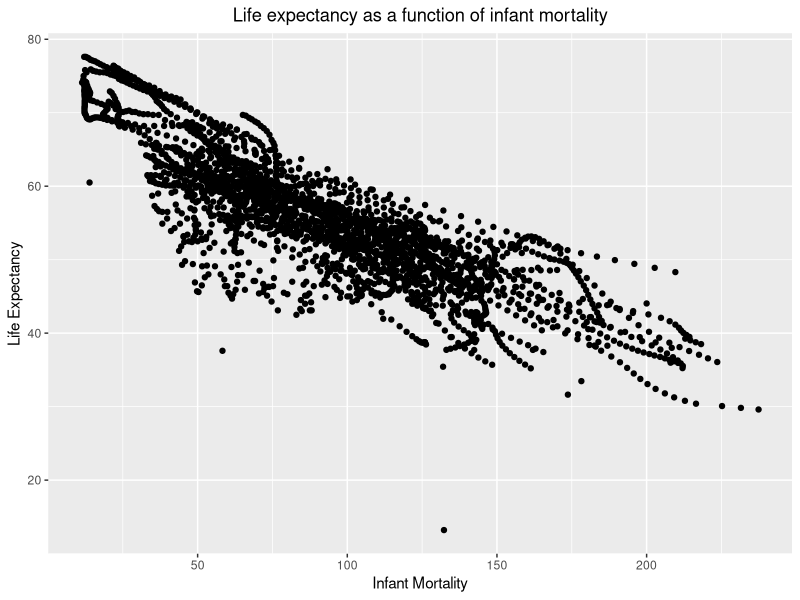
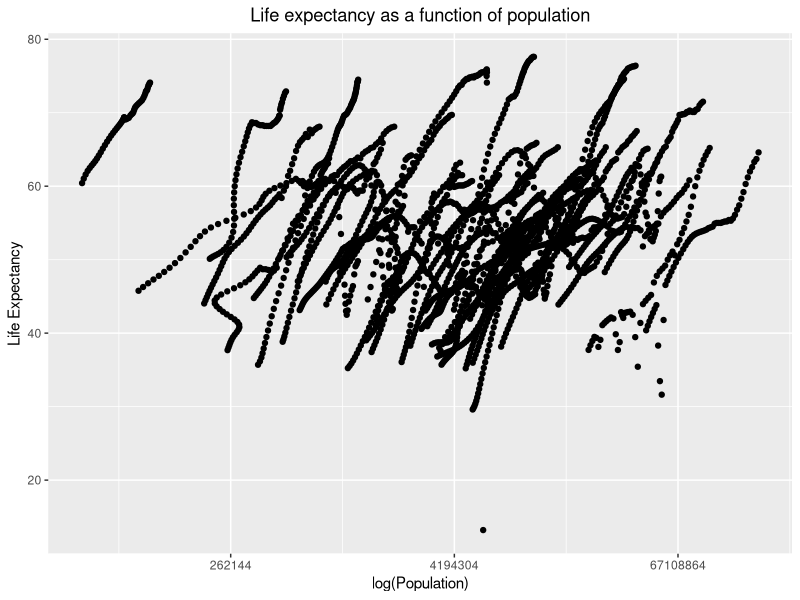
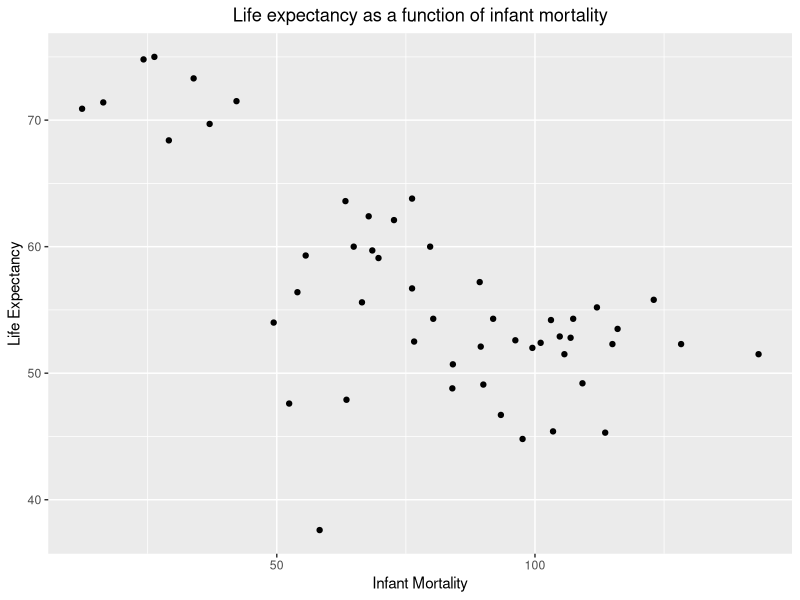
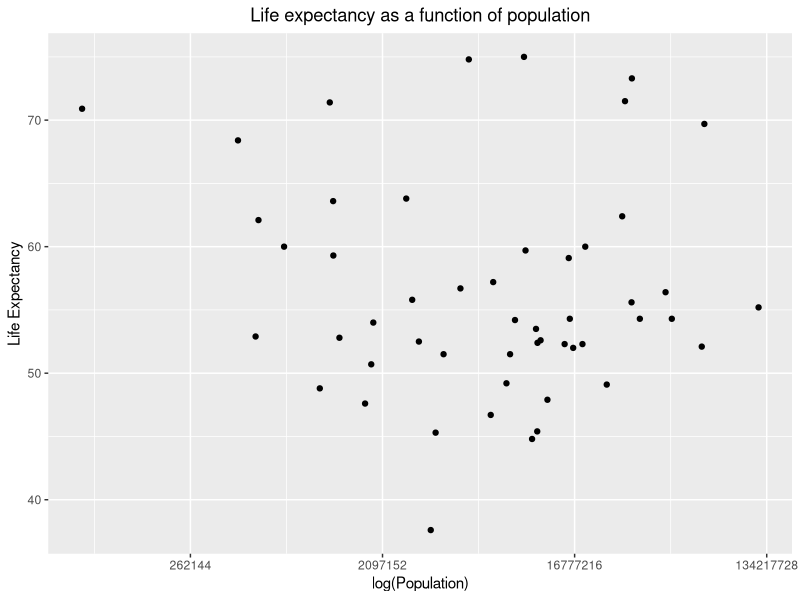
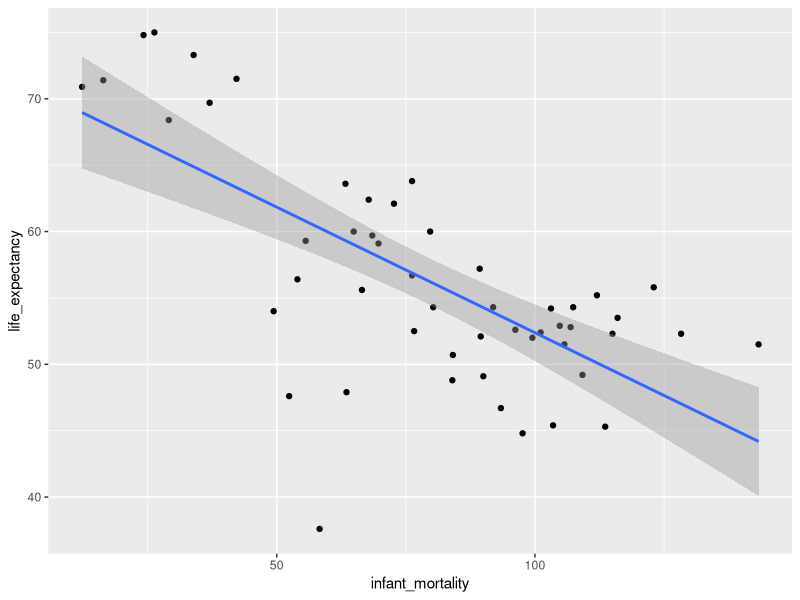
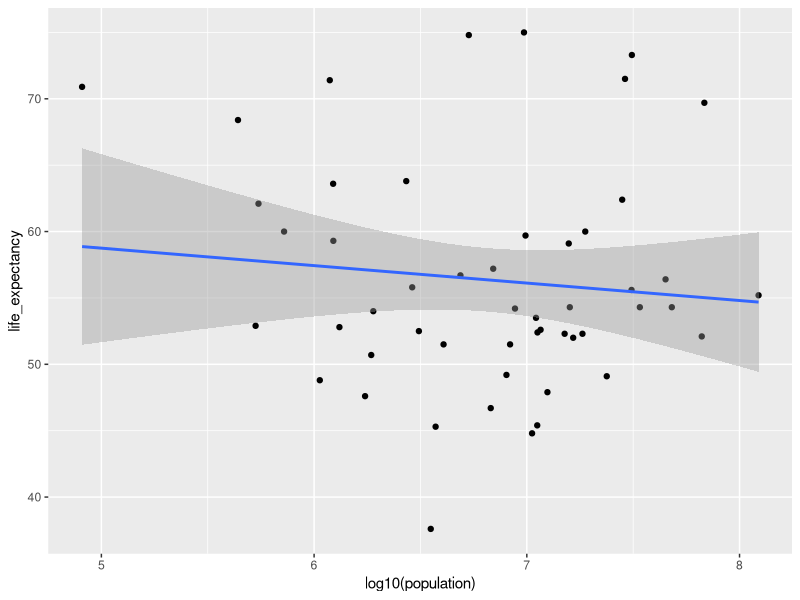

Recreate these plots in R, in order.
## ---- chunk 1
knitr::opts_chunk$set(echo = TRUE)

#to use the gapminder data
library("dslabs") 

#to select certain columns of data
library("dplyr") 

#to plot data
library(ggplot2)

#to create dataframes of linear model outputs
library(broom)

#to center all plot titles
theme_update(plot.title = element_text(hjust = 0.5))
## ---- chunk 2
#look at help file for gapminder data
utils::help(gapminder)

#overview of data structure
utils::str(gapminder)

#summary of data
summary(gapminder)

#determine object type of gapminder data
class(gapminder)
## ---- chunk 3
# Goal: create new object that selects only African countries
africadata <- gapminder[gapminder$continent == "Africa", ]

#overview of Africa data structure
utils::str(africadata)

#summary of Africa data
summary(africadata)

### new subset of Africa data that only includes infant mortality and life expectancy
africa_im_le <- africadata %>%
  select(infant_mortality, life_expectancy)

#overview of infant mortality and life expectancy data
utils::str(africa_im_le)

#summary of infant mortality and life expectancy data
summary(africa_im_le)

### new subset of Africa data that only includes population and life expectancy
africa_pop_le <- africadata %>%
  dplyr::select(population, life_expectancy)

#overview of population and life expectancy data
utils::str(africa_pop_le)

#summary of population and life expectancy data
summary(africa_pop_le)
## ---- chunk 4
#plot life expectancy as a function of infant mortality 
ggplot2::ggplot(data = africa_im_le, aes(x = infant_mortality, y = life_expectancy)) +
           geom_point() +
           scale_size_manual(values = 2) +
           ggtitle("Life expectancy as a function of infant mortality") +
           labs(x = "Infant Mortality", y = "Life Expectancy")

#plot life expectancy as a function of population size
ggplot2::ggplot(data = africa_pop_le, aes(x = population, y = life_expectancy)) +
          geom_point() +
          scale_size_manual(values = 2) +
          scale_x_continuous(trans = 'log2') +
          ggtitle("Life expectancy as a function of population") +
          labs(x = "log(Population)", y = "Life Expectancy")
## ---- chunk 5
### Identify missing infant mortality data
#make a list of missing infant mortality data
africadata_missing <- africadata[is.na(africadata$infant_mortality), ]

#identify years of missing infant mortality data
unique(africadata_missing$year)

### Create subset of Africa data only in year 2000
africadata_2000 <- africadata[africadata$year == "2000", ]

#overview of Africa data in 2000
utils::str(africadata_2000)

#summary of Africa data in 2000
summary(africadata_2000)
## ---- chunk 6
#new subset of Africa data in 2000 that only includes infant mortality and life expectancy
africa_im_le_2000 <- africadata_2000 %>%
  dplyr::select(infant_mortality, life_expectancy)

#overview of infant mortality and life expectancy data in 2000
utils::str(africa_im_le_2000)

#summary of infant mortality and life expectancy data in 2000
summary(africa_im_le_2000)

#plot of life expectancy as a function of infant mortality in 2000
ggplot2::ggplot(data = africa_im_le_2000, aes(x = infant_mortality, y = life_expectancy)) +
          geom_point() +
          scale_size_manual(values = 2) +
          ggtitle("Life expectancy as a function of infant mortality") +
          labs(x = "Infant Mortality", y = "Life Expectancy")

### new subset of Africa data in 2000 that only includes population and life expectancy
africa_pop_le_2000 <- africadata_2000 %>%
  dplyr::select(population, life_expectancy)

#overview of population and life expectancy data in 2000
utils::str(africa_pop_le_2000)

#summary of population and life expectancy data in 2000
summary(africa_pop_le_2000)

#plot of life expectancy as a function of population in 2000
ggplot2::ggplot(data = africa_pop_le_2000, aes(x = population, y = life_expectancy)) +
          geom_point() +
          scale_size_manual(values = 2) +
          scale_x_continuous(trans = 'log2') +
          ggtitle("Life expectancy as a function of population") +
          labs(x = "log(Population)", y = "Life Expectancy")
## ---- chunk 7
#linear model with life expectancy as outcome, infant mortality as predictor (using 2000 data)
fit1 <- stats::lm(life_expectancy ~ infant_mortality, data = africa_im_le_2000)

#summary of fit 1
summary(fit1)

#linear model with life expectancy as outcome, population size as predictor (using 2000 data)
fit2 <- stats::lm(life_expectancy ~ population, data = africa_pop_le_2000)

#summary of fit 2
summary(fit2)
## ---- chunk 8
#for infant mortality and life expectancy
im_le2k <- africa_im_le_2000 %>%
         ggplot2::ggplot(aes(x=infant_mortality, y=life_expectancy))+
                   geom_point()+
                   geom_smooth(method="lm")

im_le2k

#for population and life expectancy
pop_le_lm2k <- africa_pop_le_2000 %>% 
               ggplot2::ggplot(aes(x=log10(population), y=life_expectancy))+
                         geom_point()+
                         geom_smooth(method="lm")

pop_le_lm2k
## ---- chunk 9
#for life expectancy and infant mortality
broom::tidy(fit1)

#for population and life expectancy
broom::tidy(fit2)
